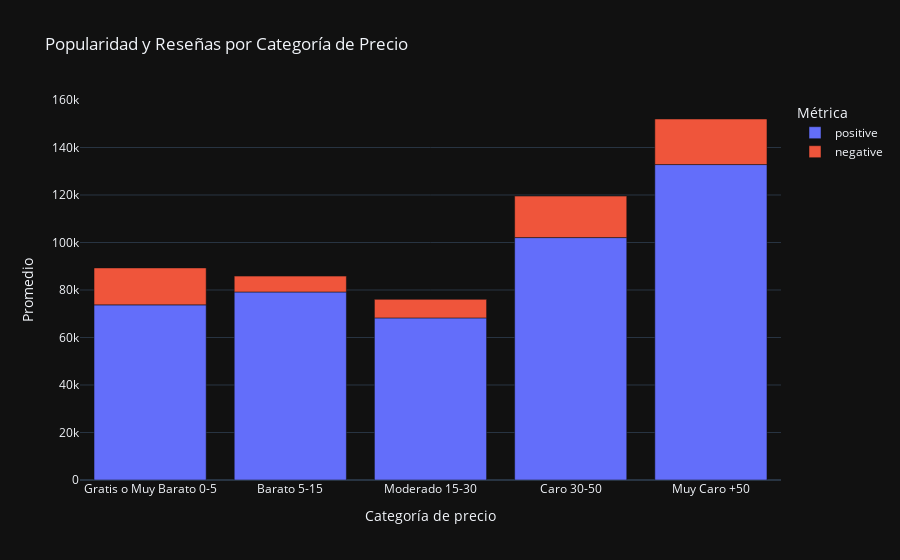

Here is the notebook cell this chart was saved with:
### Markdown cell above
- Los primeros años, especialmente antes de 1995, tienen un tiempo de juego promedio más bajo. Esto podría deberse a la naturaleza de los juegos de esa época, que a menudo eran más simples y cortos.
- Después del pico del año 2000, parece haber una tendencia más estable en el tiempo de juego promedio, con algunos altibajos. La estabilización puede reflejar una madurez en la industria del juego, con lanzamientos más consistentes en términos de la duración del juego.
- Hay una ligera tendencia a la baja en los últimos años mostrados en el gráfico. Esto podría reflejar un cambio en la industria hacia juegos que son más cortos o quizás una mayor presencia de juegos independientes que tienden a tener experiencias de juego más breves en comparación con otros títulos.

### Code cell
# Creo categorías de precio basadas en rangos apropiados.
bins = [0, 5, 15, 30, 50, videogames_data['price'].max()]
labels = ['Gratis o Muy Barato 0-5', 'Barato 5-15', 'Moderado 15-30', 'Caro 30-50', 'Muy Caro +50']
videogames_data['price_category'] = pd.cut(videogames_data['price'], bins=bins, labels=labels, include_lowest=True)

# Calculamos el número total de juegos por categoría de precio
total_games_per_category = videogames_data['price_category'].value_counts()

# Calculo métricas de popularidad y reseñas por categoría de precio.
price_popularity = videogames_data.groupby('price_category').agg({
    'positive': 'mean',
    'negative': 'mean',
}).reset_index()

# Calculo el número total de reseñas (positivas y negativas) por categoría de precio
videogames_data['total_reviews'] = videogames_data['positive'] + videogames_data['negative']
total_reviews_per_category = videogames_data.groupby('price_category')['total_reviews'].sum()

# Agregamos estas nuevas métricas a el DataFrame de popularidad de precio
price_popularity['total_games'] = price_popularity['price_category'].map(total_games_per_category)
price_popularity['total_reviews'] = price_popularity['price_category'].map(total_reviews_per_category)

# Creo un gráfico para visualizar las métricas de popularidad por categoría de precio.
fig = px.bar(price_popularity, x='price_category', y=['positive', 'negative'],
             title="Popularidad y Reseñas por Categoría de Precio",
             labels={'value': 'Promedio', 'variable': 'Métrica', 'price_category': 'Categoría de precio'},
             template="plotly_dark")

# Agrego información adicional para mostrar al pasar el ratón por encima de las barras
fig.update_traces(hovertemplate="<br>".join([
    "Categoría: %{x}",
    "Total de Juegos: %{customdata[0]}",
    "Total de Reseñas: %{customdata[1]}"
]))

# Agrego el total de juegos y reseñas como datos personalizados para el hovertemplate
fig.update_traces(customdata=price_popularity[['total_games', 'total_reviews']].values)

fig.show()

# Exportar el gráfico como HTML
#fig.write_html("graphs/8.html")

### Figure 1 — Plotly figure (JSON) as saved in the notebook; plotly's stock layout.template omitted (floating-point values rounded to 4 significant figures)
{"data": [{"alignmentgroup": "True", "customdata": [[377, 33663419], [209, 17942664], [298, 22665745], [87, 10400398], [41, 6232042]], "hovertemplate": "Categoría: %{x}<br>Total de Juegos: %{customdata[0]}<br>Total de Reseñas: %{customdata[1]}", "legendgroup": "positive", "marker": {"color": "#636efa", "pattern": {"shape": ""}}, "name": "positive", "offsetgroup": "positive", "orientation": "v", "showlegend": true, "textposition": "auto", "type": "bar", "x": ["Gratis o Muy Barato 0-5", "Barato 5-15", "Moderado 15-30", "Caro 30-50", "Muy Caro +50"], "xaxis": "x", "y": [73740.0, 79170.0, 68250.0, 102100.0, 132800.0], "yaxis": "y"}, {"alignmentgroup": "True", "customdata": [[377, 33663419], [209, 17942664], [298, 22665745], [87, 10400398], [41, 6232042]], "hovertemplate": "Categoría: %{x}<br>Total de Juegos: %{customdata[0]}<br>Total de Reseñas: %{customdata[1]}", "legendgroup": "negative", "marker": {"color": "#EF553B", "pattern": {"shape": ""}}, "name": "negative", "offsetgroup": "negative", "orientation": "v", "showlegend": true, "textposition": "auto", "type": "bar", "x": ["Gratis o Muy Barato 0-5", "Barato 5-15", "Moderado 15-30", "Caro 30-50", "Muy Caro +50"], "xaxis": "x", "y": [15550.0, 6679.0, 7809.0, 17480.0, 19190.0], "yaxis": "y"}], "layout": {"barmode": "relative", "legend": {"title": {"text": "Métrica"}, "tracegroupgap": 0}, "title": {"text": "Popularidad y Reseñas por Categoría de Precio"}, "xaxis": {"anchor": "y", "domain": [0, 1], "title": {"text": "Categoría de precio"}}, "yaxis": {"anchor": "x", "domain": [0, 1], "title": {"text": "Promedio"}}}}
